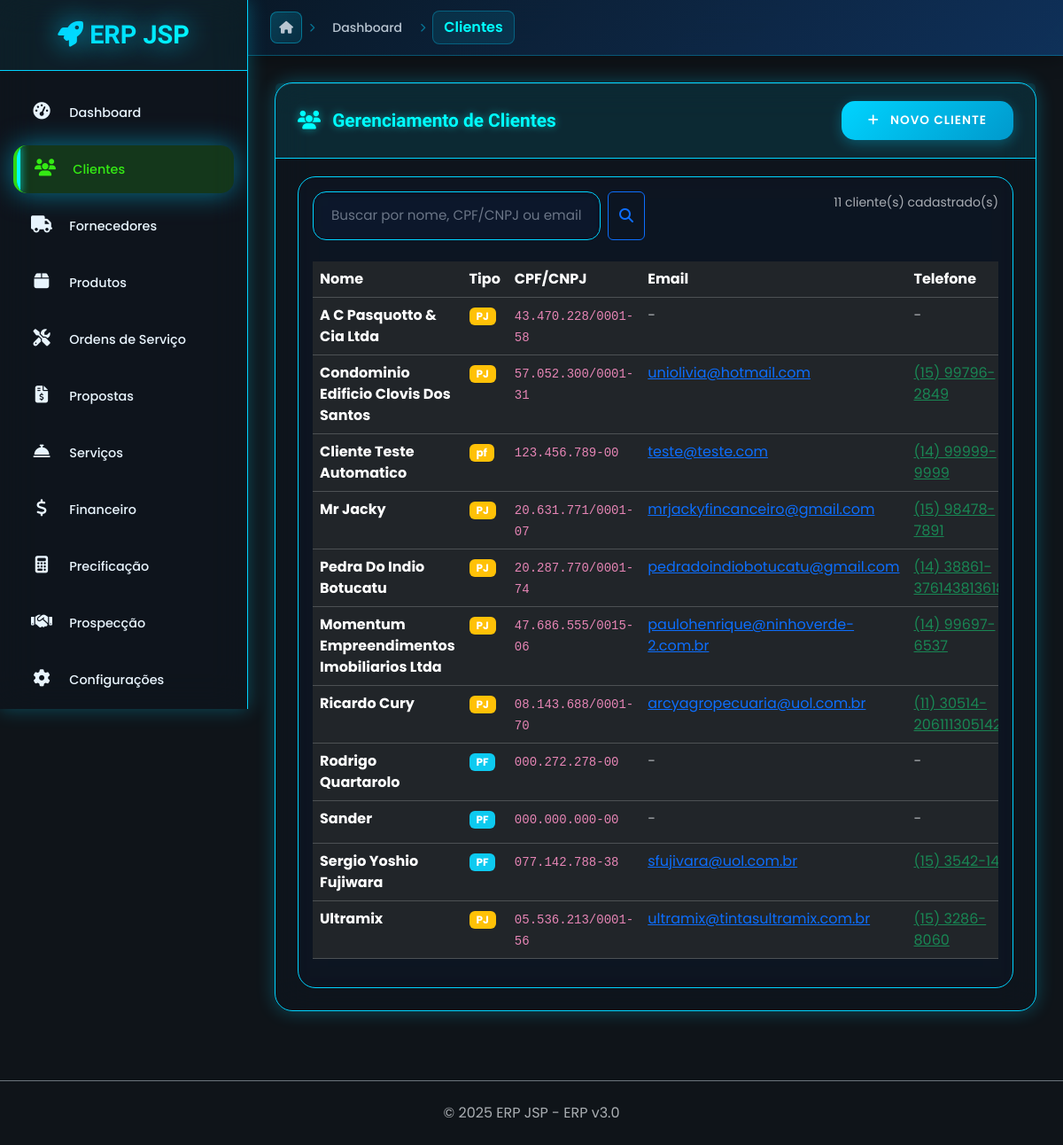
Page /cliente/listar on the committed database.
### app/cliente/cliente_model.py (models this page shows, shortened)
class Cliente(BaseModel):
    __tablename__ = 'clientes'
    nome = db.Column(db.String(150), nullable=False, index=True)
    nome_fantasia = db.Column(db.String(150), index=True)  # Para PJ
    razao_social = db.Column(db.String(200))  # Para PJ
    tipo = db.Column(db.String(20), nullable=False, default='PF')  # PF ou PJ
    cpf_cnpj = db.Column(db.String(20), unique=True, index=True)
    rg_ie = db.Column(db.String(20))
    im = db.Column(db.String(20))  # Inscrição Municipal
    email = db.Column(db.String(150), index=True)
    email_financeiro = db.Column(db.String(150))  # Email específico para cobrança
    telefone = db.Column(db.String(20))
    celular = db.Column(db.String(20))
    whatsapp = db.Column(db.String(20))
    site = db.Column(db.String(200))
    contato_nome = db.Column(db.String(100))  # Nome do responsável
    contato_cargo = db.Column(db.String(100))  # Cargo do responsável
    contato_telefone = db.Column(db.String(20))
    contato_email = db.Column(db.String(150))
    cep = db.Column(db.String(10))
    endereco = db.Column(db.String(200))
    numero = db.Column(db.String(20))
    complemento = db.Column(db.String(100))
    bairro = db.Column(db.String(100))
    cidade = db.Column(db.String(100))
    estado = db.Column(db.String(2))
    pais = db.Column(db.String(50), default='Brasil')
    segmento = db.Column(db.String(100))  # Setor de atuação
    porte_empresa = db.Column(db.String(20))  # MEI, ME, EPP, Grande
    origem = db.Column(db.String(50))  # Como conheceu a empresa
    classificacao = db.Column(db.String(20), default='A')  # A, B, C (qualidade)
    limite_credito = db.Column(db.Numeric(10, 2), default=0)
    forma_pagamento_padrao = db.Column(db.String(50))
    prazo_pagamento_padrao = db.Column(db.Integer, default=30)  # dias
    desconto_padrao = db.Column(db.Numeric(5, 2), default=0)  # %
    data_nascimento = db.Column(db.Date)  # Para PF
    data_fundacao = db.Column(db.Date)  # Para PJ
    genero = db.Column(db.String(20))  # Para PF
    estado_civil = db.Column(db.String(20))  # Para PF
    profissao = db.Column(db.String(100))  # Para PF
    observacoes = db.Column(db.Text)
    observacoes_internas = db.Column(db.Text)  # Não visível em relatórios
    status = db.Column(db.String(20), default='ativo')  # ativo, inativo, bloqueado
    motivo_bloqueio = db.Column(db.String(200))
    @property
    def nome_display(self):
        if self.tipo == 'PJ' and self.nome_fantasia:
            return self.nome_fantasia.title()
        return self.nome.title() if self.nome else ''
    @property
    def documento_formatado(self):
        if not self.cpf_cnpj:
            return ''
        doc = ''.join(filter(str.isdigit, self.cpf_cnpj))
        if len(doc) == 11:  # CPF
            return f'{doc[:3]}.{doc[3:6]}.{doc[6:9]}-{doc[9:]}'
        elif len(doc) == 14:  # CNPJ
            return f'{doc[:2]}.{doc[2:5]}.{doc[5:8]}/{doc[8:12]}-{doc[12:]}'
        return self.cpf_cnpj

### app/cliente/cliente_routes.py (the view)
@cliente_bp.route('/')
@cliente_bp.route('/listar')
def listar():
    busca = request.args.get('busca', '').strip()
    if busca:
        clientes = Cliente.query.filter(
            db.or_(
                Cliente.nome.ilike(f'%{busca}%'),
                Cliente.cpf_cnpj.ilike(f'%{busca}%')
            ),
            Cliente.ativo == True
        ).order_by(Cliente.nome).all()
    else:
        clientes = Cliente.query.filter_by(ativo=True).order_by(Cliente.nome).all()
    cliente11_na_lista = any(c.id == 11 for c in clientes)
    print(f"DEBUG LISTAGEM: {len(clientes)} clientes encontrados")
    print(f"DEBUG: Cliente 11 na lista: {cliente11_na_lista}")
    if not cliente11_na_lista:
        cliente11_direto = Cliente.query.filter_by(id=11).first()
        if cliente11_direto:
            print(f"DEBUG: Cliente 11 existe no banco - Nome: {cliente11_direto.nome}, Ativo: {cliente11_direto.ativo}")
    return render_template('cliente/listar.html', clientes=clientes, busca=busca)

### app/auth/auth_routes.py (called while the page is built)
@auth_bp.app_context_processor
def inject_auth_vars():
    return {
        'current_user': current_user,
        'is_authenticated': current_user.is_authenticated if current_user else False
    }

### app/cliente/templates/cliente/listar.html (shortened to what this page needs)
{% extends "base.html" %}
{% block breadcrumb %}
<a href="{{ url_for('painel.dashboard') }}">Dashboard</a>
<span class="breadcrumb-separator"><i class="fas fa-chevron-right"></i></span>
<span class="current-page">Clientes</span>
{% endblock %}
{% block content %}
<div class="row">
    <div class="col-12">
        <div class="card">
            <div class="card-header d-flex justify-content-between align-items-center">
                <h4 class="mb-0">
                    <i class="fas fa-users me-2"></i>
                    Gerenciamento de Clientes
                </h4>
                <a href="{{ url_for('cliente.novo') }}" class="btn btn-primary">
                    <i class="fas fa-plus me-2"></i>
                    Novo Cliente
                </a>
            </div>
            <div class="card-body">
                <div class="row mb-4">
                    <div class="col-md-6">
                        <form method="GET" class="d-flex">
                            <input type="text"
                                   name="busca"
                                   class="form-control me-2"
                                   placeholder="Buscar por nome, CPF/CNPJ ou email..."
                                   value="{{ busca }}"
                                   autocomplete="off">
                            <button type="submit" class="btn btn-outline-primary">
                                <i class="fas fa-search"></i>
                            </button>
                        </form>
                    </div>
                    <div class="col-md-6 text-end">
                        <small class="text-muted">
                            {% if busca %}
                                {{ clientes|length }} cliente(s) encontrado(s) para "{{ busca }}"
                            {% else %}
                                {{ clientes|length }} cliente(s) cadastrado(s)
                            {% endif %}
                        </small>
                    </div>
                </div>
                {% if clientes %}
                <div class="table-responsive">
                    <table class="table table-dark table-hover">
                        <thead>
                            <tr>
                                <th>Nome</th>
                                <th>Tipo</th>
                                <th>CPF/CNPJ</th>
                                <th>Email</th>
                                <th>Telefone</th>
                            </tr>
                        </thead>
                        <tbody>
                            {% for cliente in clientes %}
                            <tr>
                                <td>
                                    <strong>{{ cliente.nome_display }}</strong>
                                </td>
                                <td>
                                    <span class="badge bg-{{ 'info' if cliente.tipo == 'PF' else 'warning' }}">
                                        {{ cliente.tipo }}
                                    </span>
                                </td>
                                <td>
                                    <code>{{ cliente.documento_formatado or '-' }}</code>
                                </td>
                                <td>
                                    {% if cliente.email %}
                                        <a href="mailto:{{ cliente.email }}" class="text-primary">
                                            {{ cliente.email }}
                                        </a>
                                    {% else %}
                                        <span class="text-muted">-</span>
                                    {% endif %}
                                </td>
                                <td>
                                    {% if cliente.celular %}
                                        <a href="tel:{{ cliente.celular }}" class="text-success">
                                            {{ cliente.celular }}
                                        </a>
                                    {% elif cliente.telefone %}
                                        <a href="tel:{{ cliente.telefone }}" class="text-success">
                                            {{ cliente.telefone }}
                                        </a>
                                    {% else %}
                                        <span class="text-muted">-</span>
                                    {% endif %}
                                </td>
                            </tr>
                            {% endfor %}
                        </tbody>
                    </table>
                </div>
                {% endif %}
            </div>
        </div>
    </div>
</div>
{% endblock %}

### static/css/neon-theme.css (style rules this page uses)
:root { --neon-blue: #00d4ff; --neon-cyan: #00ffff; --neon-orange: #ff6b35; --neon-pink: #ff006e; --neon-green: #39ff14; --bg-primary: #0a0a0f; --bg-secondary: #1a1a2e; --bg-tertiary: #16213e; --bg-card: #0f3460; --bg-glass: rgba(15, 52, 96, 0.1); --gradient-primary: linear-gradient(135deg, var(--neon-blue) 0%, var(--neon-cyan) 100%); --gradient-secondary: linear-gradient(135deg, var(--neon-orange) 0%, var(--neon-pink) 100%); --gradient-bg: linear-gradient(135deg, #0a0a0f 0%, #1a1a2e 50%, #16213e 100%); --shadow-blue: 0 0 20px rgba(0, 212, 255, 0.3); --shadow-orange: 0 0 20px rgba(255, 107, 53, 0.3); --shadow-glow: 0 0 30px rgba(0, 212, 255, 0.5); --text-primary: #ffffff; --text-secondary: #b8c5d1; --text-muted: #6b7688; --text-neon: var(--neon-cyan); --sidebar-width: 280px; --sidebar-collapsed: 80px; }
* { margin: 0; padding: 0; box-sizing: border-box; }
html, body { height: 100%; font-family: 'Poppins', sans-serif; background: var(--gradient-bg); color: var(--text-primary); overflow-x: hidden; }
.breadcrumb-separator { color: rgba(0, 212, 255, 0.5); font-size: 10px; }
.breadcrumb-modern a { color: var(--text-secondary); text-decoration: none; font-size: 14px; font-weight: 500; padding: 6px 12px; border-radius: 8px; transition: all 0.3s ease; }
.breadcrumb-modern .current-page { color: var(--neon-cyan); font-weight: 600; padding: 6px 12px; background: rgba(0, 212, 255, 0.1); border-radius: 8px; border: 1px solid rgba(0, 212, 255, 0.3); }
.neon-card, .card { background: rgba(15, 52, 96, 0.1); backdrop-filter: blur(20px); border: 1px solid rgba(0, 212, 255, 0.3); border-radius: 20px; padding: 25px; box-shadow: var(--shadow-blue), inset 0 1px 0 rgba(255, 255, 255, 0.1); transition: all 0.3s ease; }
.card-header { border-bottom: 1px solid rgba(0, 212, 255, 0.2); background: rgba(0, 212, 255, 0.05); padding: 20px 25px; margin: -25px -25px 20px -25px; border-radius: 20px 20px 0 0; color: var(--neon-cyan); }
.card-title, h1, h2, h3, h4 { font-family: 'Orbitron', monospace; font-size: 1.3rem; font-weight: 700; color: var(--neon-cyan); margin: 0; text-shadow: 0 0 10px rgba(0, 255, 255, 0.5); }
.form-control { background: rgba(15, 52, 96, 0.2) !important; border: 2px solid rgba(0, 212, 255, 0.3) !important; border-radius: 12px !important; padding: 12px 20px !important; color: var(--text-primary) !important; font-size: 0.95rem !important; transition: all 0.3s ease !important; }
.form-control::placeholder { color: var(--text-muted) !important; }
.btn-neon-primary, .btn-primary { background: var(--gradient-primary); border: 2px solid var(--neon-blue); border-radius: 12px; padding: 12px 25px; font-weight: 600; color: white !important; text-transform: uppercase; letter-spacing: 0.5px; font-size: 0.85rem; transition: all 0.3s ease; box-shadow: var(--shadow-blue); text-decoration: none; }
input.form-control, textarea.form-control { background-image: none !important; padding-right: 20px !important; }

### rows in the picture
Cliente: nome_display "A C Pasquotto & Cia Ltda", tipo "PJ", cpf_cnpj "43.470.228/0001-58"
Cliente: nome_display "Condominio Edificio Clovis Dos Santos", tipo "PJ", cpf_cnpj "57.052.300/0001-31", email "uniolivia@hotmail.com", celular "(15) 99796-2849"
Cliente: nome_display "Cliente Teste Automatico", tipo "pf", cpf_cnpj "123.456.789-00", email "teste@teste.com", telefone "(14) 99999-9999"
Cliente: nome_display "Mr Jacky", tipo "PJ", cpf_cnpj "20.631.771/0001-07", email "mrjackyfincanceiro@gmail.com", telefone "(15) 98478-7891"
Cliente: nome_display "Pedra Do Indio Botucatu", tipo "PJ", cpf_cnpj "20.287.770/0001-74", email "pedradoindiobotucatu@gmail.com", telefone "(14)…"
Cliente: nome_display "Momentum Empreendimentos Imobiliarios Ltda", tipo "PJ", cpf_cnpj "47.686.555/0015-06", email "paulohenrique@ninhoverde-2.com.br", telefone "(14) 99697-6537"
Cliente: nome_display "Ricardo Cury", tipo "PJ", cpf_cnpj "08.143.688/0001-70", email "arcyagropecuaria@uol.com.br", telefone "(11)…"
Cliente: nome_display "Rodrigo Quartarolo", tipo "PF", cpf_cnpj "000.272.278-00"
Cliente: nome_display "Sander", tipo "PF", cpf_cnpj "000.000.000-00"
Cliente: nome_display "Sergio Yoshio Fujiwara", tipo "PF", cpf_cnpj "077.142.788-38", email "sfujivara@uol.com.br", telefone "(15)…"
Cliente: nome_display "Ultramix", tipo "PJ", cpf_cnpj "05.536.213/0001-56", email "ultramix@tintasultramix.com.br", telefone "(15) 3286-8060"

### other values in the picture
{{ COMPANY_NAME }} "ERP JSP"
{{ clientes|length }} "11"
{{ SYSTEM_VERSION }} "3.0"
